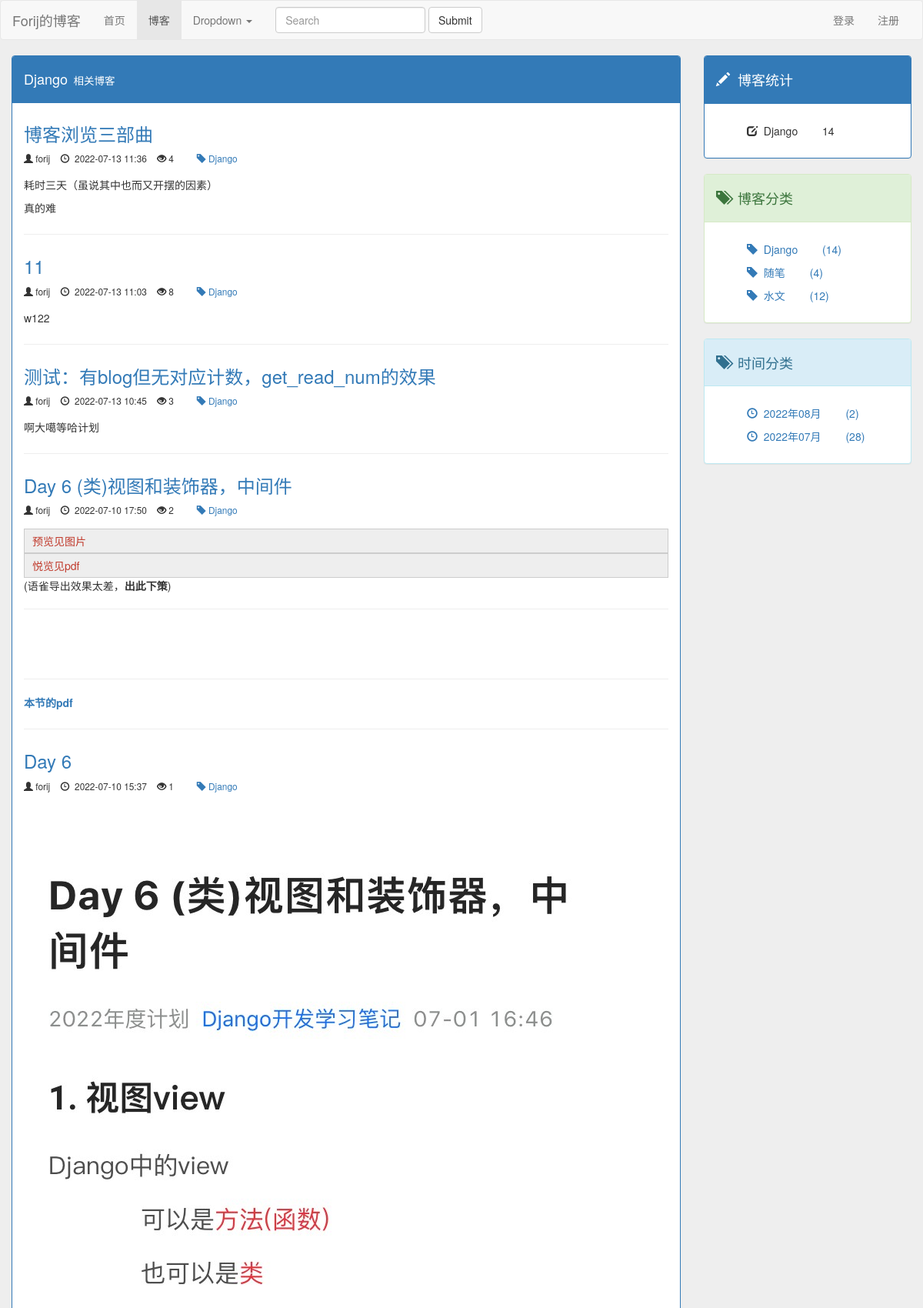
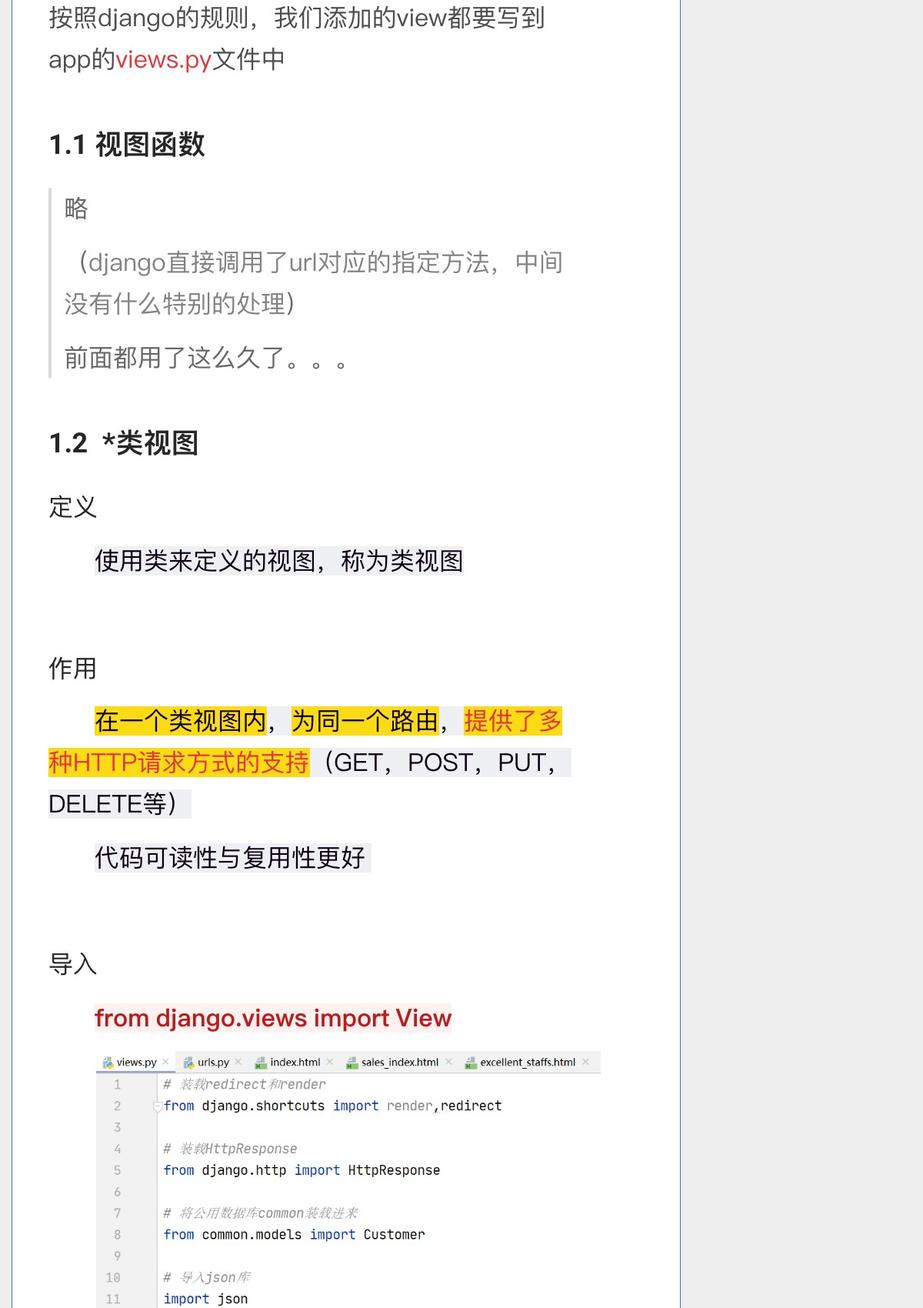
Screenshot of /blog/relevant/1 (upper part) with the database file from the repository (2 pictures, top to bottom).
### blog/models.py (models this page shows, shortened)
class BlogType(models.Model):
    type_name = models.CharField(max_length=15)
    def __str__(self):
        return self.type_name

class Blog(models.Model,ReadNumExpand):
    title = models.CharField(max_length=50)
    blog_type = models.ForeignKey(BlogType ,on_delete=models.DO_NOTHING)
    content = RichTextUploadingField()
    author = models.ForeignKey(User ,on_delete=models.DO_NOTHING)
    created_time = models.DateTimeField(auto_now_add=True)
    last_updated_time = models.DateTimeField(auto_now=True)
    class Meta:
        ordering = ['-created_time']

### read_count/models.py (models this page shows)
class ReadNum(models.Model):
    read_num = models.IntegerField(default=0)
    content_type = models.ForeignKey(ContentType, on_delete=models.DO_NOTHING)
    object_id = models.PositiveIntegerField()
    content_object = GenericForeignKey('content_type', 'object_id')

### blog/views.py (the view)
# urls.py: path('relevant/<int:blog_type_id>',views.blog_with_type,name = "blog_relevant"),
def blog_with_type(request,blog_type_id):
    blog_type = get_object_or_404(BlogType, id=blog_type_id)
    blogs = Blog.objects.filter(blog_type=blog_type)            # 获取需要的博文们blogs
    context = get_blog_list_common(request,blogs)
    context['blogs_with_type'] = blog_type                            # 分类类型    传到模板后，主要用于标识一些内容
    return render(request,'blog/blog_with_type.html', context)

### read_count/models.py (called while the page is built)
    def get_read_num(self):
        try:
            blog_obj = ContentType.objects.get_for_model(self)
            readNum_obj = ReadNum.objects.get(content_type=blog_obj,object_id=self.id)
        except exceptions.ObjectDoesNotExist:# 查询，结果不存在该博文计数信息,给该博文创建计数信息，默认值为0
            readNum_obj = ReadNum.objects.create(content_type=blog_obj,object_id=self.id)
        return readNum_obj.read_num

### templates/blog/blog_with_type.html (shortened to what this page needs)
{% extends 'blog/blog_list.html' %}
{% block blog_type %}
{{ blogs_with_type }}<small style="color: white;">&nbsp;&nbsp;相关博客</small>
{% endblock %}
{% block blog_number_totle %}
    {{ blogs_with_type }}
{% endblock %}

### templates/blog/blog_list.html (shortened to what this page needs)
{% extends 'base.html' %}
{% load staticfiles %}
{% block head_extends %}
    <link rel="stylesheet" href="{% static 'css/blog.css' %}">
{% endblock %}
{% block nav_blog_active %}active{% endblock %}
{% block content %}
    <div class="row">
        <div class="col-xs-12 col-sm-8 col-md-9 col-lg-9">
            <div class="panel panel-primary">
                <div class="panel-heading">
                    <h4>
                        {% block blog_type %}{% endblock %}
                    </h4>
                </div>
                <div class="panel-body">
                    {% for blog in page_of_blogs.object_list %}
                        <div class="blog">
                            <h3>
                                <a href="{% url 'blog:blog_detail' blog.id %}">
                                    {{ blog.title }}
                                </a>
                            </h3>
                            <small>
                                <div class="blog_info">
                                <span class="glyphicon glyphicon-user" aria-hidden="true"></span>&nbsp;{{ blog.author }}&nbsp;&nbsp;&nbsp;
                                <span class="glyphicon glyphicon-time" aria-hidden="true"></span>&nbsp{{ blog.created_time|date:" Y-m-d H:i" }}&nbsp;&nbsp;&nbsp;
                                {% if blog.get_read_num %}
                                    <span class="glyphicon glyphicon-eye-open" aria-hidden="true"></span>&nbsp;{{ blog.get_read_num }}&nbsp;&nbsp;&nbsp;
                                {% else %}
                                    <span class="glyphicon glyphicon-eye-close" aria-hidden="true"></span>
                                {% endif %}&nbsp;&nbsp;&nbsp;&nbsp;
                                <a href="{% url 'blog:blog_relevant' blog.blog_type.id %}">
                                    <span class="glyphicon glyphicon-tag" aria-hidden="true"></span>&nbsp;{{ blog.blog_type }}
                                </a>&nbsp;&nbsp;&nbsp;
                                </div>
                            </small>
                            <p>{{ blog.content|safe|truncatechars_html:100 }}</p>
                        </div>
                    {% empty %}
                        <div class="blog">
                            <h3>尚无文章，敬请期待</h3>
                        </div>
                    {% endfor %}
                </div>
            </div>
        </div>
        <div class="hidden-xs col-sm-4 col-md-3 col-lg-3">
            <div class="panel panel-primary">
                <div class="panel-heading">
                    <h4><span class="glyphicon glyphicon-pencil" aria-hidden="true"></span>&nbsp;&nbsp;博客统计</h4>
                </div>
                <div class="panel-body">
                    <ul class="blog_type">
                            <li>
                                    <span class="glyphicon glyphicon-edit" aria-hidden="true"></span>&nbsp;
                                    {% block blog_number_totle %}{% endblock %}
                                <span style="margin-left: 2em">{{ page_of_blogs.paginator.count }}</span>
                            </li>
                    </ul>
                </div>
            </div>
            <div class="panel panel-success">
                <div class="panel-heading">
                    <h4><span class="glyphicon glyphicon-tags" aria-hidden="true"></span>&nbsp;&nbsp;博客分类</h4>
                </div>
                <div class="panel-body">
                    <ul class="blog_type">
                        {% for blog_type in blog_types %}
                            <li>
                                <a href="{% url 'blog:blog_relevant' blog_type.id %}">
                                    <span class="glyphicon glyphicon-tag" aria-hidden="true"></span>&nbsp;
                                    {{ blog_type.type_name }}
                                    <span style="margin-left: 2em">({{ blog_type.blog_count }})</span>
                                </a>
                            </li>
                        {% empty %}
                            <li>暂无博客分类</li>
                        {% endfor %}
                    </ul>
                </div>
            </div>
            <div class="panel panel-info">
                <div class="panel-heading">
                    <h4><span class="glyphicon glyphicon-tags" aria-hidden="true"></span>&nbsp;&nbsp;时间分类</h4>
                </div>
                <div class="panel-body">
                    <ul class="blog_type">
                        {% for blog_date,blog_count in blog_dates.items %}
                            <li>
                                <a href="{% url 'blog:blog_date' blog_date.year blog_date.month %}">
                                    <span class="glyphicon glyphicon-time" aria-hidden="true"></span>&nbsp;
                                    {{ blog_date|date:" Y年m月" }}
                                    <span style="margin-left: 2em">({{ blog_count }})</span>
                                </a>
                            </li>
                        {% empty %}
                            <li>暂无博客分类</li>
                        {% endfor %}
                    </ul>
                </div>
            </div>
        </div>
    </div>
{% endblock %}

### static/css/base.css (style rules this page uses)
body { background-color: #eee; }
ul { list-style-type: none; }

### static/css/blog.css (style rules this page uses)
.blog_type li { margin-top: 10px; }
.blog:not(:last-child) { margin-bottom: 2em; padding-bottom: 1em; border-bottom: 1px solid #eee; }
.blog h3 { margin-top: 0.5em; }
.blog_info { padding-bottom: 6px; }

### rows the page displays
BlogType: type_name "Django", blog_count "14"
Blog: title "博客浏览三部曲", author "forij", created_time "2022-07-13 11:36", get_read_num "4", blog_type "Django", content "耗时三天（虽说其中也而又开摆的因素） 真的难"
Blog: title "11", author "forij", created_time "2022-07-13 11:03", get_read_num "8", blog_type "Django", content "w122"
Blog: title "测试：有blog但无对应计数，get_read_num的效果", author "forij", created_time "2022-07-13 10:45", get_read_num "3", blog_type "Django", content "啊大噶等哈计划"
Blog: title "Day 6 (类)视图和装饰器，中间件", author "forij", created_time "2022-07-10 17:50", get_read_num "2", blog_type "Django", content "预览见图片 悦览见pdf (语雀导出效果太差， 出此下策 ) 本节的pdf"
Blog: title "Day 6", author "forij", created_time "2022-07-10 15:37", get_read_num "1", blog_type "Django", content (picture)
BlogType: type_name "随笔", blog_count "4"
BlogType: type_name "水文", blog_count "12"

### other values shown
{{ page_of_blogs.paginator.count }} "14"
{{ blog_date|date:" Y年m月" }} "2022年08月" "2022年07月"
{{ blog_count }} "2" "28"
